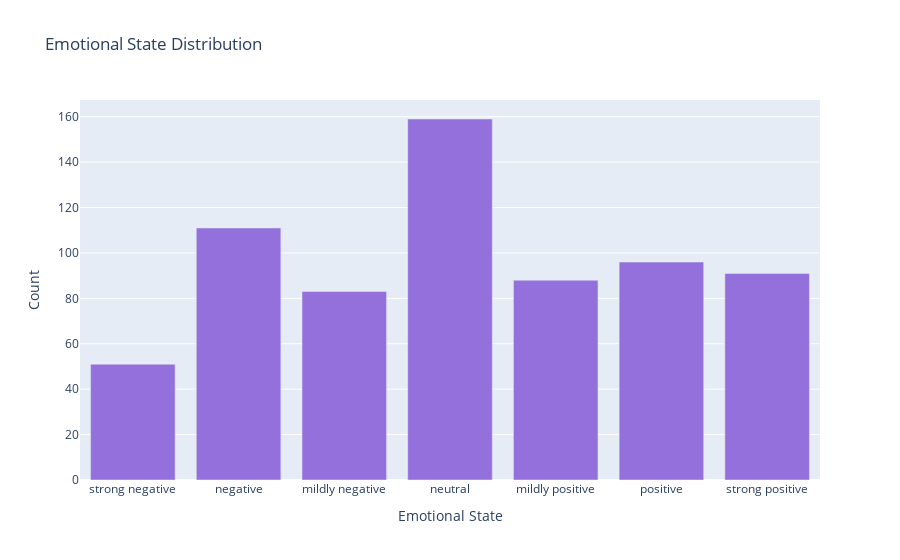

Notebook cell for this chart:
### Code cell
# Group by Emotional State and count the occurrences
emotional_state_counts = df['Emotional State'].value_counts().reset_index()
emotional_state_counts.columns = ['Emotional State', 'Count']

# Plot the emotional state counts using Plotly
fig = px.bar(emotional_state_counts, x='Emotional State', y='Count', title='Emotional State Distribution')
fig.update_layout(
    xaxis=dict(categoryorder='array', categoryarray=[
        'strong negative', 'negative', 'mildly negative', 'neutral', 
        'mildly positive', 'positive', 'strong positive'
    ]))
fig.update_layout(xaxis_title='Emotional State', yaxis_title='Count')
fig.update_traces(marker=dict(color='mediumpurple'))
fig.show()

# Save the figure to an HTML file
pio.write_html(fig, file='emotional_state_countplot.html', full_html=True)

# Or get the HTML string directly
graph_html = pio.to_html(fig, full_html=False)

### Figure 1 — Plotly figure (JSON) as saved in the notebook; plotly's stock layout.template omitted (floating-point values rounded to 4 significant figures)
{"data": [{"alignmentgroup": "True", "hovertemplate": "Emotional State=%{x}<br>Count=%{y}<extra></extra>", "legendgroup": "", "marker": {"color": "mediumpurple", "pattern": {"shape": ""}}, "name": "", "offsetgroup": "", "orientation": "v", "showlegend": false, "textposition": "auto", "type": "bar", "x": ["neutral", "negative", "positive", "strong positive", "mildly positive", "mildly negative", "strong negative"], "xaxis": "x", "y": [159, 111, 96, 91, 88, 83, 51], "yaxis": "y"}], "layout": {"barmode": "relative", "legend": {"tracegroupgap": 0}, "title": {"text": "Emotional State Distribution"}, "xaxis": {"anchor": "y", "categoryarray": ["strong negative", "negative", "mildly negative", "neutral", "mildly positive", "positive", "strong positive"], "categoryorder": "array", "domain": [0, 1], "title": {"text": "Emotional State"}}, "yaxis": {"anchor": "x", "domain": [0, 1], "title": {"text": "Count"}}}}
